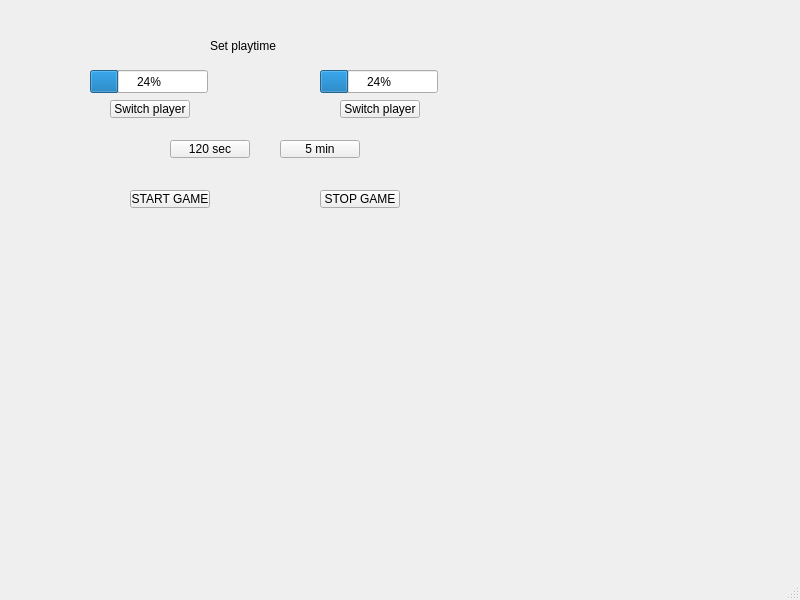
<?xml version="1.0" encoding="UTF-8"?>
<ui version="4.0">
 <class>MainWindow</class>
 <widget class="QMainWindow" name="MainWindow">
  <property name="geometry">
   <rect>
    <x>0</x>
    <y>0</y>
    <width>800</width>
    <height>600</height>
   </rect>
  </property>
  <property name="windowTitle">
   <string>MainWindow</string>
  </property>
  <widget class="QWidget" name="centralwidget">
   <widget class="QPushButton" name="switch1">
    <property name="geometry">
     <rect>
      <x>110</x>
      <y>100</y>
      <width>80</width>
      <height>18</height>
     </rect>
    </property>
    <property name="text">
     <string>Switch player</string>
    </property>
   </widget>
   <widget class="QPushButton" name="switch2">
    <property name="geometry">
     <rect>
      <x>340</x>
      <y>100</y>
      <width>80</width>
      <height>18</height>
     </rect>
    </property>
    <property name="text">
     <string>Switch player</string>
    </property>
   </widget>
   <widget class="QProgressBar" name="progressP1">
    <property name="geometry">
     <rect>
      <x>90</x>
      <y>70</y>
      <width>118</width>
      <height>23</height>
     </rect>
    </property>
    <property name="value">
     <number>24</number>
    </property>
   </widget>
   <widget class="QProgressBar" name="progressP2">
    <property name="geometry">
     <rect>
      <x>320</x>
      <y>70</y>
      <width>118</width>
      <height>23</height>
     </rect>
    </property>
    <property name="value">
     <number>24</number>
    </property>
   </widget>
   <widget class="QPushButton" name="timeButton1">
    <property name="geometry">
     <rect>
      <x>170</x>
      <y>140</y>
      <width>80</width>
      <height>18</height>
     </rect>
    </property>
    <property name="text">
     <string>120 sec</string>
    </property>
   </widget>
   <widget class="QPushButton" name="timeButton2">
    <property name="geometry">
     <rect>
      <x>280</x>
      <y>140</y>
      <width>80</width>
      <height>18</height>
     </rect>
    </property>
    <property name="text">
     <string>5 min</string>
    </property>
   </widget>
   <widget class="QPushButton" name="startButton">
    <property name="geometry">
     <rect>
      <x>130</x>
      <y>190</y>
      <width>80</width>
      <height>18</height>
     </rect>
    </property>
    <property name="text">
     <string>START GAME</string>
    </property>
   </widget>
   <widget class="QPushButton" name="stopButton">
    <property name="geometry">
     <rect>
      <x>320</x>
      <y>190</y>
      <width>80</width>
      <height>18</height>
     </rect>
    </property>
    <property name="text">
     <string>STOP GAME</string>
    </property>
   </widget>
   <widget class="QLabel" name="gameLabel">
    <property name="geometry">
     <rect>
      <x>210</x>
      <y>30</y>
      <width>111</width>
      <height>31</height>
     </rect>
    </property>
    <property name="text">
     <string>Set playtime</string>
    </property>
   </widget>
  </widget>
  <widget class="QMenuBar" name="menubar">
   <property name="geometry">
    <rect>
     <x>0</x>
     <y>0</y>
     <width>800</width>
     <height>17</height>
    </rect>
   </property>
  </widget>
  <widget class="QStatusBar" name="statusbar"/>
 </widget>
 <resources/>
 <connections/>
</ui>
